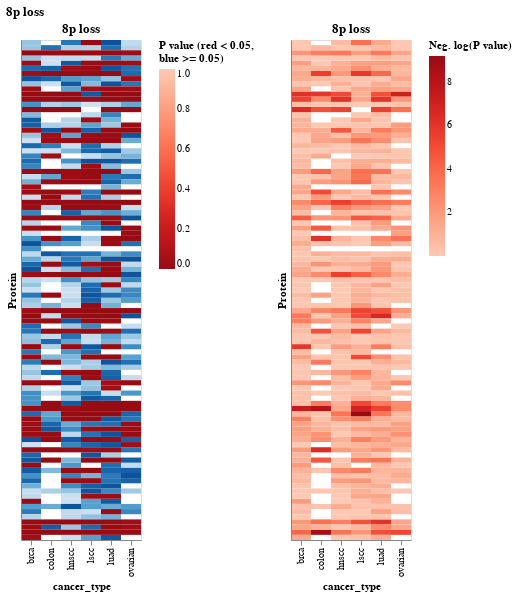

Notebook code cell kept with this figure:
### Markdown cell above
## P value heatmap

Just for fun!

### Code cell
def make_pval_heatmap(df, title, prot_col, p_val_col, cancer_type_col, y=True, sig=0.05, height=500):
    
    df = df.sort_values(by=[
        "chromosome",
        "arm",
        "start_bp",
        "end_bp"
    ])
    
    p_val_log_col = "neg_log_p"
    df = df.assign(**{p_val_log_col: - np.log10(df[p_val_col])})

    chart = alt.Chart(df).mark_rect().encode(
        x=cancer_type_col,
        y=alt.Y(
            prot_col,
            title="Protein",
            sort=alt.SortField("Name"),
            axis=alt.Axis(
                labels=False,
                ticks=False,
            ),
        ),
        color=alt.Color(
            p_val_log_col,
            scale=alt.Scale(
                scheme="reds",
#                 domain=[0, 1],
#                 reverse=True,
            ),
            title=["Neg. log(P value)"],
        ),   
    ).properties(
        title=title,
        height=height,
    )

#     return chart

    # None of the code below will actually run
    df_sig = df[df[p_val_col] < 0.05].copy()
    df_nonsig = df[~(df[p_val_col] < 0.05)].copy()
                
    nonsig_chart = alt.Chart(df_nonsig).mark_rect().encode(
        x=cancer_type_col,
        y=alt.Y(
            prot_col,
            title="Protein",
            sort=alt.SortField("Name"),
            axis=alt.Axis(
                labels=False,
                ticks=False,
            ),
        ),
        color=alt.Color(
            p_val_col,
            scale=alt.Scale(
                scheme="blues",
                domain=[0, 1],
                reverse=True,
            ),
            legend=None,
            title=None,
        ),
    ).properties(
        title=title,
        height=height,
    )

    sig_chart = alt.Chart(df_sig).mark_rect().encode(
        x=cancer_type_col,
        y=alt.Y(
            prot_col,
            title="Protein",
            sort=alt.SortField("Name"),
            axis=alt.Axis(
                labels=False,
                ticks=False,
            ),
        ),
        color=alt.Color(
            p_val_col,
            scale=alt.Scale(
                scheme="reds",
                domain=[0, 1],
                reverse=True,
            ),
            title=["P value (red < 0.05,", " blue >= 0.05)"],
        ),   
    )

    return alt.hconcat(
        alt.layer(
            nonsig_chart,
            sig_chart,
        ).resolve_scale(
            color="independent"
        ),
        chart,
    ).resolve_scale(
        color="independent"
    ).properties(title=title)


pval_heatmap = make_pval_heatmap(prot, f"{CHROMOSOME}{ARM} {EVENT_TYPE}", "Name", "adj_p", "cancer_type")
pval_heatmap

### Figure 1 — Vega-Lite specification as saved in the notebook (floating-point values rounded to 4 significant figures; data arrays with more than 128 entries replaced by an {"elided": "..."} marker saying what was removed)
{"config": {"view": {"continuousWidth": 400, "continuousHeight": 300}}, "hconcat": [{"layer": [{"data": {"name": "data-320d0f5d60645077e396cf392163e8d1"}, "mark": "rect", "encoding": {"color": {"field": "adj_p", "legend": null, "scale": {"domain": [0, 1], "reverse": true, "scheme": "blues"}, "title": null, "type": "quantitative"}, "x": {"field": "cancer_type", "type": "nominal"}, "y": {"axis": {"labels": false, "ticks": false}, "field": "Name", "sort": {"field": "Name"}, "title": "Protein", "type": "nominal"}}, "height": 500, "title": "8p loss"}, {"data": {"name": "data-29892a0ce3a7cff9c5cf083369a04fd8"}, "mark": "rect", "encoding": {"color": {"field": "adj_p", "scale": {"domain": [0, 1], "reverse": true, "scheme": "reds"}, "title": ["P value (red < 0.05,", " blue >= 0.05)"], "type": "quantitative"}, "x": {"field": "cancer_type", "type": "nominal"}, "y": {"axis": {"labels": false, "ticks": false}, "field": "Name", "sort": {"field": "Name"}, "title": "Protein", "type": "nominal"}}}], "resolve": {"scale": {"color": "independent"}}}, {"data": {"name": "data-eadb55afbb26c8f67743ddeb200a1e5a"}, "mark": "rect", "encoding": {"color": {"field": "neg_log_p", "scale": {"scheme": "reds"}, "title": ["Neg. log(P value)"], "type": "quantitative"}, "x": {"field": "cancer_type", "type": "nominal"}, "y": {"axis": {"labels": false, "ticks": false}, "field": "Name", "sort": {"field": "Name"}, "title": "Protein", "type": "nominal"}}, "height": 500, "title": "8p loss"}], "resolve": {"scale": {"color": "independent"}}, "title": "8p loss", "$schema": "https://vega.github.io/schema/vega-lite/v4.17.0.json", "datasets": {"data-320d0f5d60645077e396cf392163e8d1": {"elided": "313 records"}, "data-29892a0ce3a7cff9c5cf083369a04fd8": {"elided": "202 records"}, "data-eadb55afbb26c8f67743ddeb200a1e5a": {"elided": "515 records"}}}
